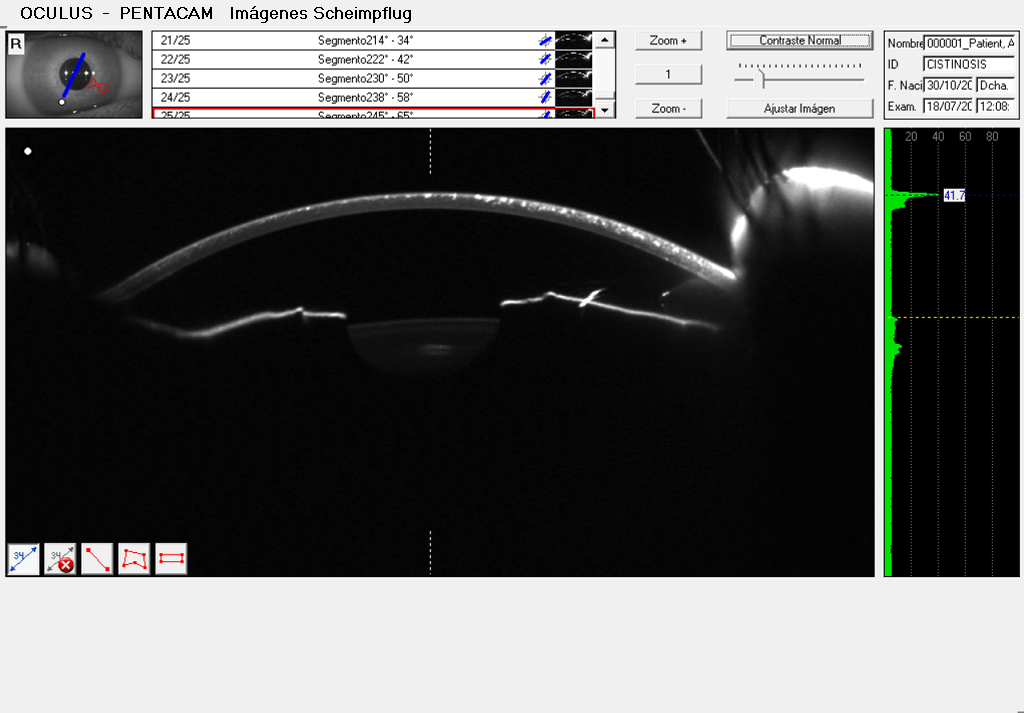
%> input picture data/OD1con_Cistinosis/CISTINOSIS_20160718_120806_PENTACAM_R_25.BMP, 1024 x 713 px
$ octave eq_cornea.m   (GNU Octave 9; MATLAB toolbox functions it lacks are replaced by stand-ins)
%> lines starting %> are read from the running program, lines starting %| are printed output that depends on the picture; in (x1, y1, x2, y2) boxes, pixels count from 0 and x2, y2 are one past the last pixel; in counts of white or black regions, pixels touching at a corner belong together; the program's own positions count from 1
I = imread("../data/OD1con_Cistinosis/CISTINOSIS_20160718_120806_PENTACAM_R_25.BMP");
%> I is the input picture: size 713x1024x3 uint8; mean R, G, B 94, 94.7, 93.7
I = imcrop( I,[100, 130, 700, 410] );
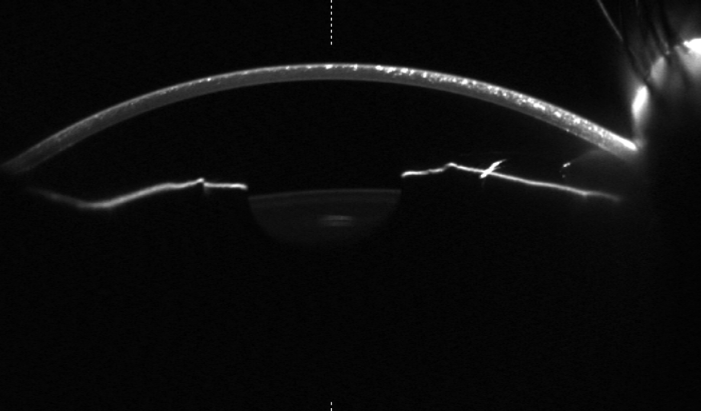
%> I: size 411x701x3 uint8; min 0, max 255, mean 12.9
I = rgb2gray(I);
%> I: size 411x701 uint8

% Get the center of the eye
croped = imcrop( I,[0, size(I,1)-10, size(I,2), 10] );
bin = imbinarize( croped, 0.35 );
[row, column] = find(bin, 1, 'last');
%> row = 11; column = 332

% Equilize the image
J = histeq(I);
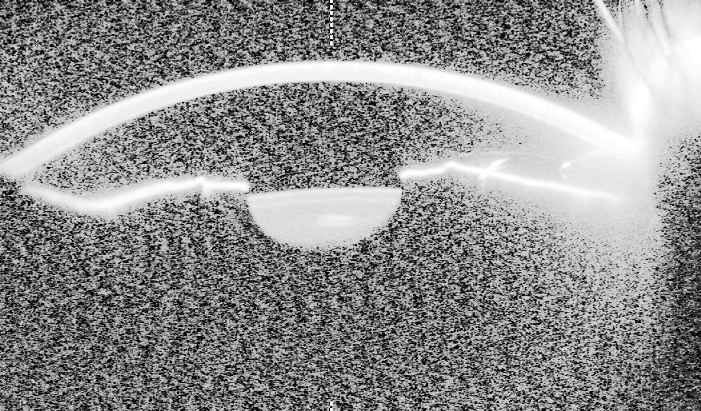
%> J: size 411x701 uint8; min 0, max 255, mean 141.2

% Create erode objects
se = strel('disk',5);
% Erode image
S = imerode(J, se);
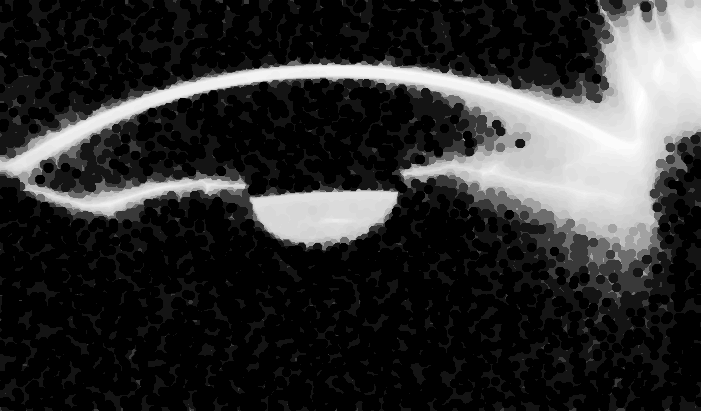
%> S: size 411x701 uint8; min 0, max 255, mean 48.7
% binarize the image
bin = imbinarize(S, "adaptive", "sensitivity", 0.000001);
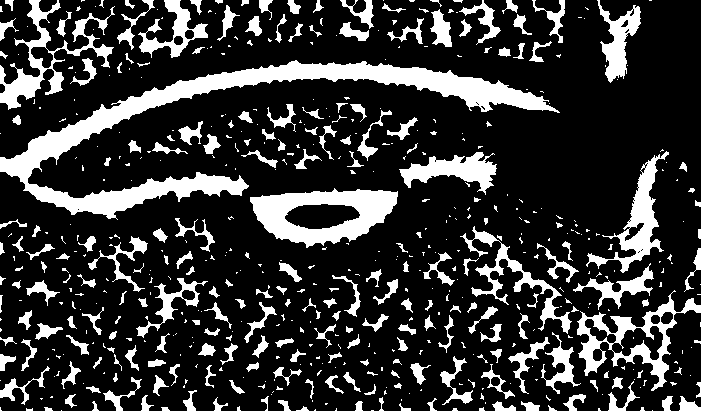
%> bin: size 411x701 logical; 20.8% white; 571 white regions (345 under 20 px), largest, box (x1, y1, x2, y2) and area: (0, 60, 560, 220) 14298, (250, 188, 398, 248) 4648, (577, 290, 701, 391) 2964


%less = bwareaopen(bin,700);

% Mask the image with the original one
tmp = bsxfun(@times, I, uint8(bin));
% binarize the imge to extract features
bin_t = imbinarize(tmp, 0.1);
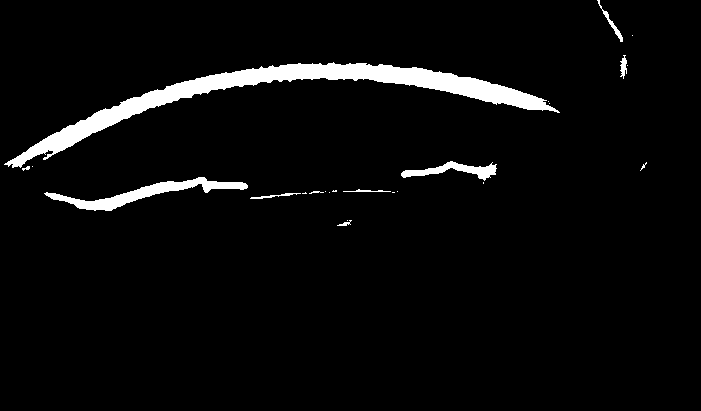
%> bin_t: size 411x701 logical; 4.2% white; 24 white regions (14 under 20 px)
%Segment the image extracting a boxe for each object
s = regionprops(bin_t, "BoundingBox");
%> s = 24 regions; largest, box (x1, y1, x2, y2): (4, 62, 560, 168), (44, 177, 248, 211), (401, 161, 497, 181), (597, 0, 623, 42), (250, 193, 301, 199)

% Get the box with the maximum width
maxm = s(1);
%> maxm = 1 region; box (x1, y1, x2, y2): (4, 62, 560, 168)
for i=1 : size(s)-1
    en = s(i+1);
    if en.BoundingBox(3)> maxm.BoundingBox(3)
        maxm = en;
    end
end
%> this loop made 23 passes
%> en on passes 1 to 12: {BoundingBox [22.5 166.5 8 5]}, {BoundingBox [32.5 166.5 1 1]}, {BoundingBox [44.5 177.5 204 34]}, {BoundingBox [250.5 193.5 51 6]}, {BoundingBox [302.5 192.5 5 2]}, {BoundingBox [309.5 191.5 15 3]}, {BoundingBox [325.5 191.5 1 1]}, {BoundingBox [329.5 192.5 1 1]}, {BoundingBox [332.5 190.5 5 2]}, {BoundingBox [337.5 220.5 15 6]}, {BoundingBox [343.5 189.5 48 3]}, {BoundingBox [347.5 220.5 1 1]}

bb = floor(maxm.BoundingBox);
%> bb = [4 62 556 106]

% Obtain relative position in the cropped cornea
diff = column - bb(1);
%> diff = 328

% Crop the cornea
cornea = I( bb(2)+1:bb(2)+bb(4), bb(1)+1:bb(1)+bb(3) );
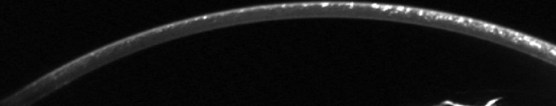
%> cornea: size 106x556 uint8; min 0, max 255, mean 19.5

figure,
imshowpair( I ,cornea, "montage" );
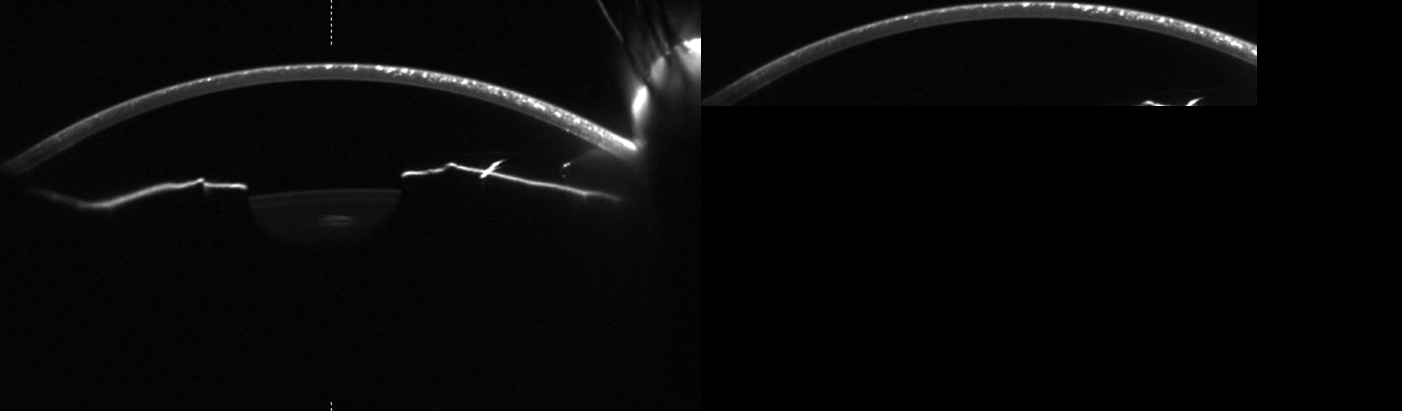
%> displayed picture: size 411x1402, on the screen's scale of 0 to 255; min 0, max 255, mean 8.4

$ run again, with data/OD1con_Cistinosis/CISTINOSIS_20160718_120806_PENTACAM_R_01.BMP copied over data/OD1con_Cistinosis/CISTINOSIS_20160718_120806_PENTACAM_R_25.BMP
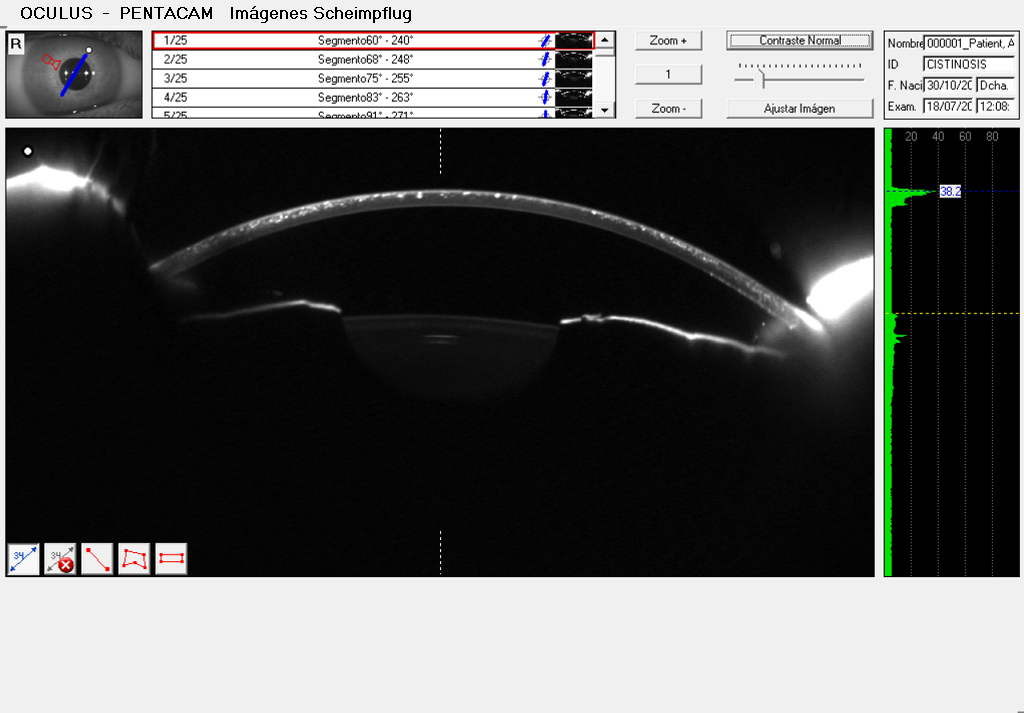
%> input picture data/OD1con_Cistinosis/CISTINOSIS_20160718_120806_PENTACAM_R_01.BMP, 1024 x 713 px
%> I is the input picture: size 713x1024x3 uint8; mean R, G, B 95.2, 95.7, 94.7
%> row = 11; column = 342
%> `bin = imbinarize(S, "adaptive", "sensitivity", 0.000001);`:
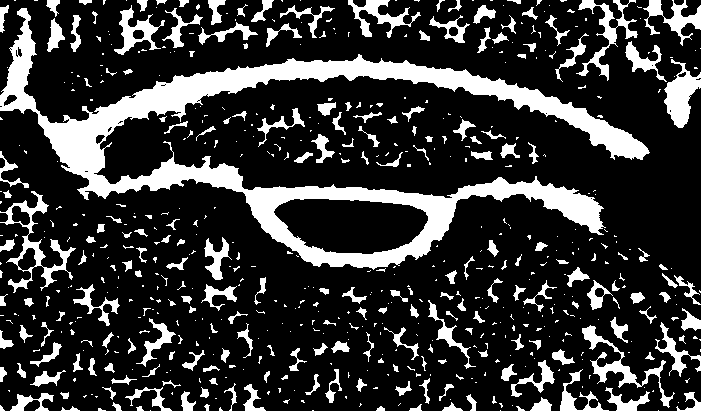
%> bin: size 411x701 logical; 21% white; 613 white regions (399 under 20 px), largest, box (x1, y1, x2, y2) and area: (0, 8, 650, 270) 28652, (0, 191, 76, 293) 1523, (664, 59, 701, 128) 1286
%> bin_t: size 411x701 logical; 5% white; 36 white regions (27 under 20 px)
%> s = 36 regions; largest, box (x1, y1, x2, y2): (49, 59, 650, 161), (460, 184, 604, 219), (98, 169, 243, 190), (7, 48, 28, 89), (244, 186, 319, 192)
%> `maxm = s(1);`: maxm = 1 region; box (x1, y1, x2, y2): (0, 23, 1, 29)
%> the loop `for i=1 : size(s)-1` made 35 passes
%> maxm on passes 1, 3, 4: {BoundingBox [5.5 87.5 2 1]}, {BoundingBox [7.5 48.5 21 41]}, {BoundingBox [49.5 59.5 601 102]}
%> after the loop `for i=1 : size(s)-1`: maxm = 1 region; box (x1, y1, x2, y2): (49, 59, 650, 161)
%> bb = [49 59 601 102]
%> diff = 293
%> `imshowpair( I ,cornea, "montage" );`:
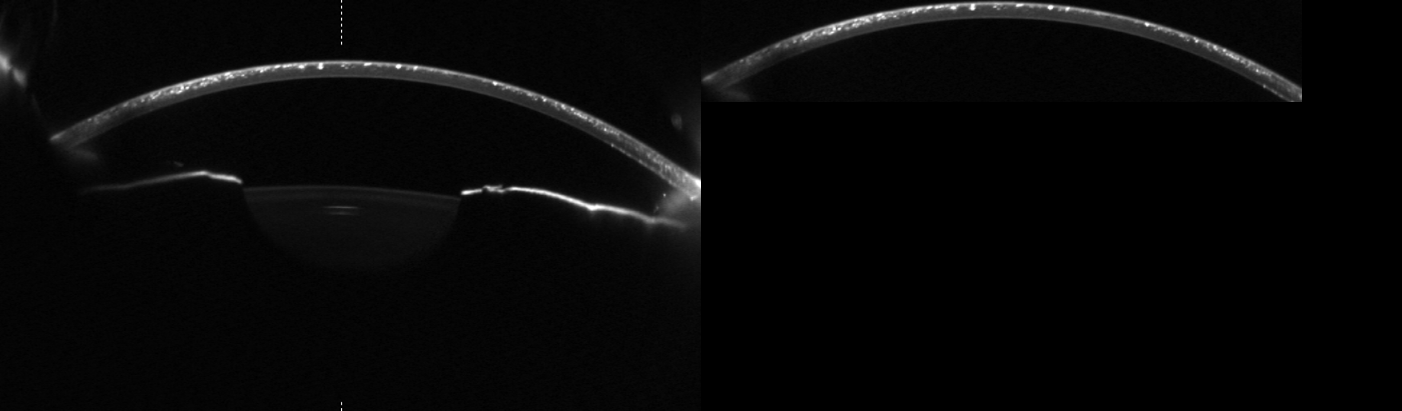
%> displayed picture: size 411x1402, on the screen's scale of 0 to 255; min 0, max 255, mean 7.7
